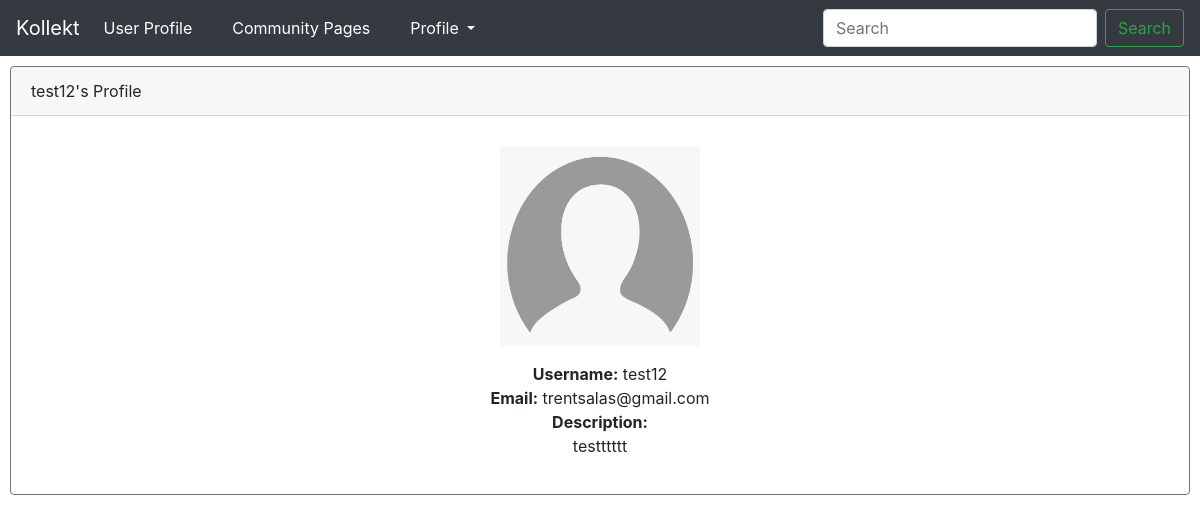
Screenshot of /userCard/1 (signed in) with the database file from the repository.
### kollekt/models.py (models this page shows, shortened)
class User(db.Model, UserMixin):
    id = db.Column(db.Integer, primary_key=True)
    username = db.Column(db.String(20), unique=True, nullable=False)
    email = db.Column(db.String(120), unique=True, nullable=False)
    password = db.Column(db.String(60), nullable=False)
    admin = db.Column(db.Boolean)
    profile_picture = db.Column(db.BLOB)
    bio = db.Column(db.VARCHAR)
    posts = db.relationship('Posts', backref='author', lazy=True)
    collections = db.relationship(
        'Collections', backref='collectionAuthor', lazy=True)

### kollekt/routes.py (the view)
@app.route("/userCard/<id>")
@login_required
def userCard(id):
    userInfo = User.query.filter_by(id=id).first()
    return render_template('userCard.html', userInfo=userInfo)

### kollekt/models.py (called while the page is built)
@login_manager.user_loader
def load_user(user_id):
    return User.query.get(int(user_id))

### kollekt/templates/userCard.html
{% extends "layout.html" %} {% block content %}
<div class="card border-secondary mb-3" style="margin-left: 10px; margin-right: 10px;
margin-top: 10px;">
    <div class="card-header">
        {{ userInfo.username }}'s Profile
    </div>
    <div class="card-body" style="text-align: center">
        <p style="text-align: center; margin-top: 10px">
            <img
                    height="200px"
                    src="../static/default_user.png"
                    width="200px"
            />
        </p>
        <strong>Username:</strong> {{ userInfo.username }}<br/>
        <strong>Email:</strong> {{ userInfo.email }}<br/>
        <strong>Description:</strong><br/>
        <p style="margin-left: 300px; margin-right: 300px"> {{ userInfo.bio }}</p>
{%endblock content %}

### rows the page displays
User: username "test12", email "trentsalas@gmail.com", bio "testttttt"
